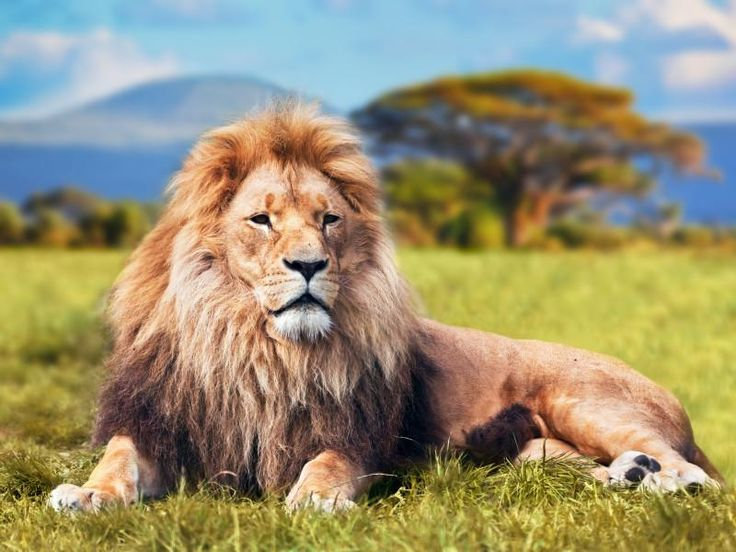
#> input picture Week_3_Resize_and_Flipping_Operations/aslan.jpg, 736 x 552 px, found by its file name
$ jupyter execute Week_4_image_Thresholding.ipynb
#> lines starting #> are read from the running program, lines starting #| are printed output that depends on the picture; after the words box and inside, x2 and y2 are one past the last pixel; in counts of white or black regions, pixels touching at a corner belong together
[cell 1]
import cv2
import numpy as np
import matplotlib.pyplot as plt

[cell 2]
my_img = cv2.imread("./aslan.jpg",1)
#> my_img is the input picture: shape (552, 736, 3); mean B, G, R 114.5, 145.1, 152.8
my_img_gray =cv2.cvtColor(my_img, cv2.COLOR_BGR2GRAY)
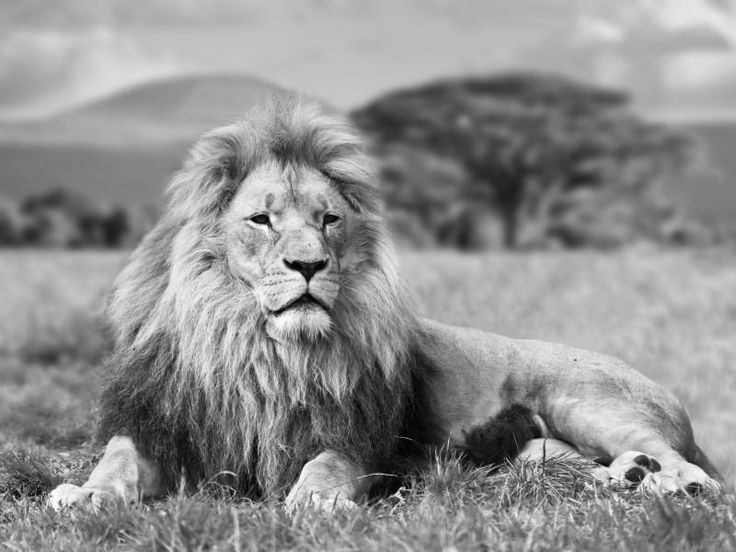
#> my_img_gray: shape (552, 736); min 0, max 255, mean 143.9

[cell 3]
_, my_thresh_binary = cv2.threshold(my_img_gray, thresh=128, maxval=255, type=cv2.THRESH_BINARY)
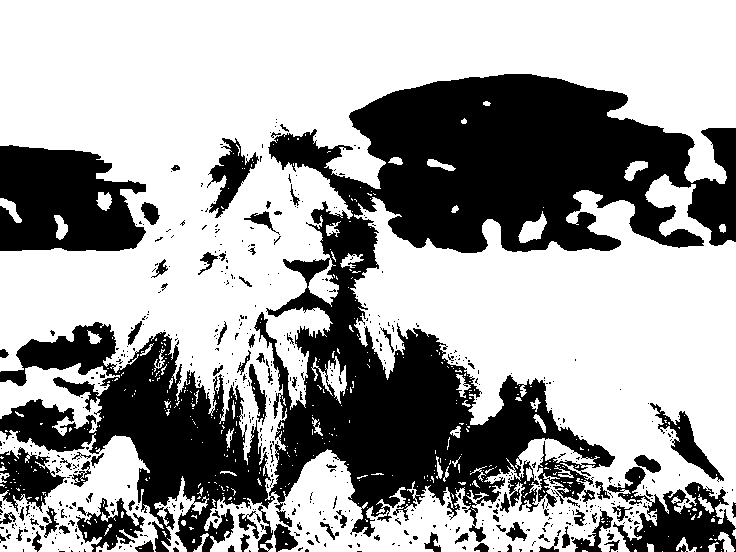
#> my_thresh_binary: shape (552, 736); 63.2% white; 626 black regions (537 under 20 px), largest, box (x1, y1, x2, y2) and area: (0, 74, 736, 552) 116358, (0, 145, 146, 251) 11939, (607, 467, 736, 552) 4993

[cell 4]
fig = plt.figure(figsize=(10,7))
rows= 1
columns=2

fig.add_subplot(rows, columns,1)
plt.imshow(my_img_gray, cmap="gray")
plt.axis('off')
plt.title("Original Image")

fig.add_subplot(rows, columns,2)
plt.imshow(my_thresh_binary, cmap="gray")
plt.axis('off')
plt.title("BINARY THRESHOLDING IMAGE")
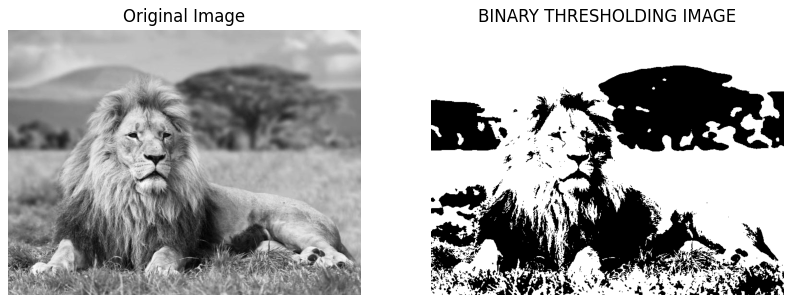
#> figure drawn by matplotlib, 2 panels

[cell 5]
_, my_thresh_binary_inv= cv2.threshold(my_img_gray, thresh=128, maxval=255, type=cv2.THRESH_BINARY_INV)

[cell 6]
fig = plt.figure(figsize=(10,7))
rows= 1
columns=3

fig.add_subplot(rows, columns,1)
plt.imshow(my_img_gray, cmap="gray")
plt.axis('off')
plt.title("Original Image")

fig.add_subplot(rows, columns,2)
plt.imshow(my_thresh_binary, cmap="gray")
plt.axis('off')
plt.title("BINARY THRESHOLDING IMAGE")

fig.add_subplot(rows, columns,3)
plt.imshow(my_thresh_binary_inv, cmap="gray")
plt.axis('off')
plt.title("BINARY  INV THRESHOLDING IMAGE")
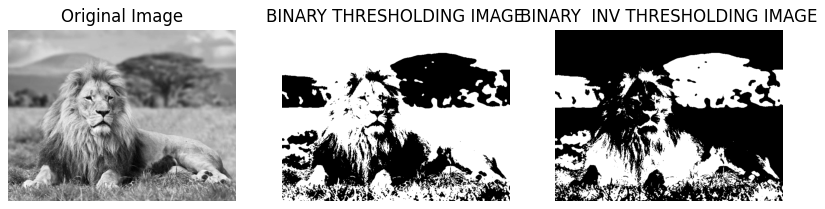
#> figure drawn by matplotlib, 3 panels

[cell 7]
_, my_thresh_trunc= cv2.threshold(my_img_gray, thresh=128, maxval=255, type=cv2.THRESH_TRUNC)
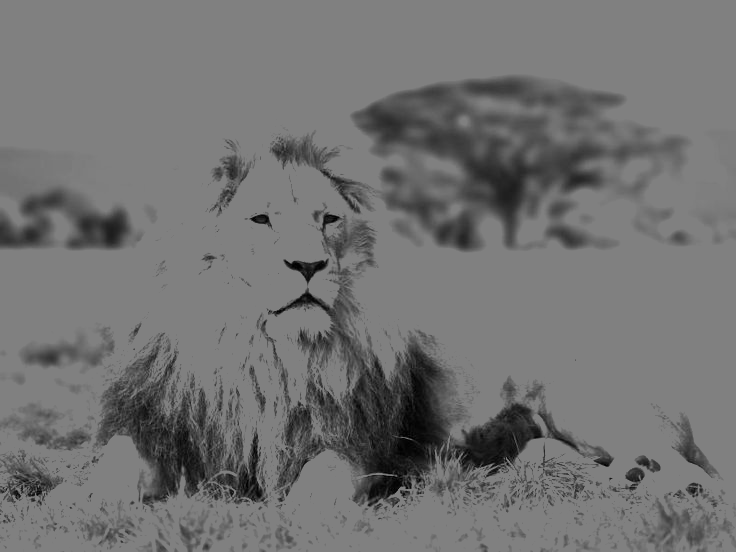
#> my_thresh_trunc: shape (552, 736); min 0, max 128, mean 113.7

[cell 8]
fig = plt.figure(figsize=(12,7))
rows= 2
columns=2

fig.add_subplot(rows, columns,1)
plt.imshow(my_img_gray, cmap="gray")
plt.axis('off')
plt.title("Original Image")

fig.add_subplot(rows, columns,2)
plt.imshow(my_thresh_binary, cmap="gray")
plt.axis('off')
plt.title("BINARY THRESHOLDING IMAGE")

fig.add_subplot(rows, columns,3)
plt.imshow(my_thresh_binary_inv, cmap="gray")
plt.axis('off')
plt.title("BINARY  INV THRESHOLDING IMAGE")

fig.add_subplot(rows, columns,4)
plt.imshow(my_thresh_trunc, cmap="gray")
plt.axis('off')
plt.title("TRUNC INV THRESHOLDING IMAGE")

[cell 9]
_, my_thresh_tozero= cv2.threshold(my_img_gray, thresh=128, maxval=255, type=cv2.THRESH_TOZERO)
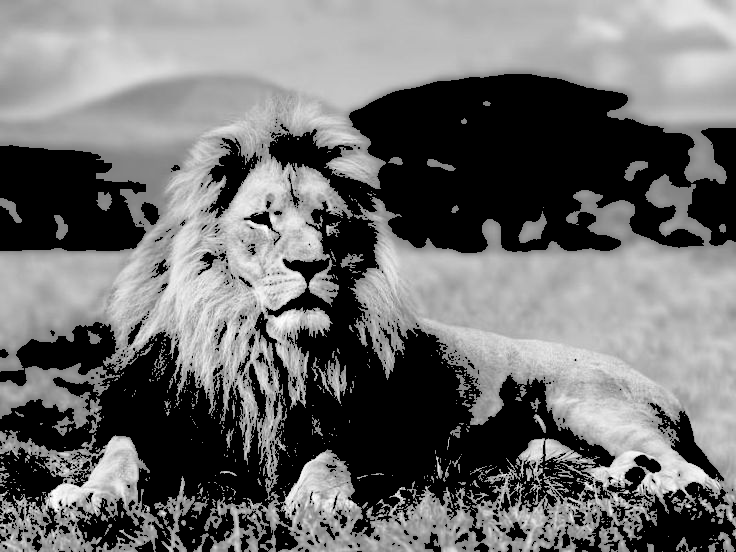
#> my_thresh_tozero: shape (552, 736); min 0, max 255, mean 111.2

[cell 10]
_, my_thresh_tozero_inv= cv2.threshold(my_img_gray, thresh=128, maxval=255, type=cv2.THRESH_TOZERO_INV)
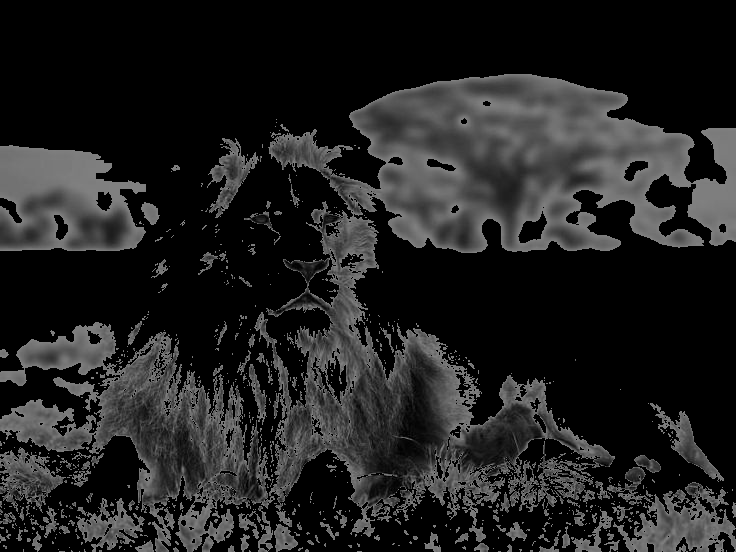
#> my_thresh_tozero_inv: shape (552, 736); min 0, max 128, mean 32.7

[cell 11]
fig = plt.figure(figsize=(12,7))
rows= 2
columns=3

fig.add_subplot(rows, columns,1)
plt.imshow(my_img_gray, cmap="gray")
plt.axis('off')
plt.title("Original Image")

fig.add_subplot(rows, columns,2)
plt.imshow(my_thresh_binary, cmap="gray")
plt.axis('off')
plt.title("BINARY THRESHOLDING IMAGE")

fig.add_subplot(rows, columns,3)
plt.imshow(my_thresh_binary_inv, cmap="gray")
plt.axis('off')
plt.title("BINARY  INV THRESHOLDING IMAGE")

fig.add_subplot(rows, columns,4)
plt.imshow(my_thresh_trunc, cmap="gray")
plt.axis('off')
plt.title("TRUNC INV THRESHOLDING IMAGE")

fig.add_subplot(rows, columns,5)
plt.imshow(my_thresh_tozero, cmap="gray")
plt.axis('off')
plt.title("Tozero  THRESHOLDING IMAGE")

fig.add_subplot(rows, columns,6)
plt.imshow(my_thresh_tozero_inv, cmap="gray")
plt.axis('off')
plt.title("Tozero INV  THRESHOLDING IMAGE")

plt.tight_layout()
plt.savefig("./my_all_thresh_images.png",dpi=300)
plt.show()
